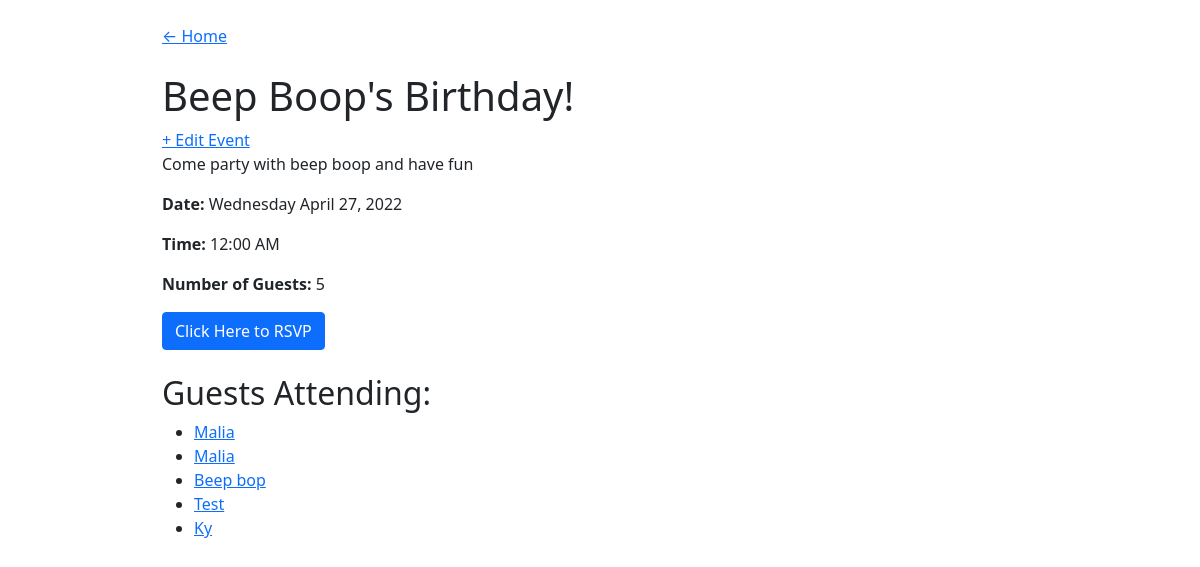
Before: /event/1 with the older database file.
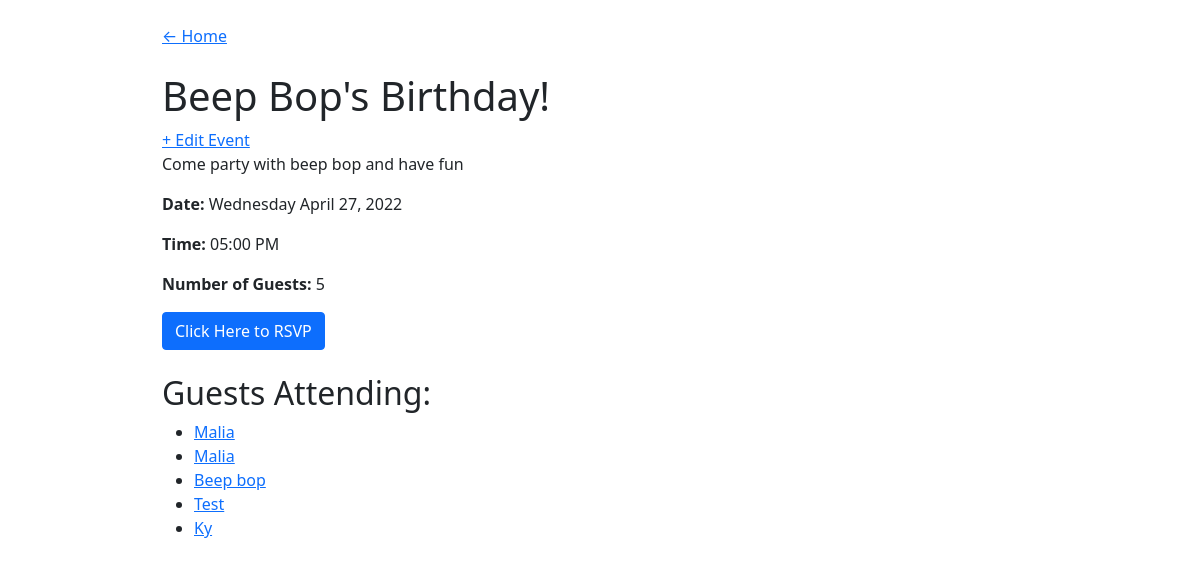
After: the same page with the newer database file.
### events_app/models.py (models this page shows)
class Event(db.Model):
    id = db.Column(db.Integer, primary_key=True)
    title = db.Column(db.String(80), nullable=False)
    description = db.Column(db.String(80), nullable=False)
    date_and_time = db.Column(db.DateTime(timezone=True))
    guests = db.relationship('Guest', secondary = 'guest_events', back_populates="events_attending")
    created_by = db.relationship('Guest', secondary= 'events_created', back_populates="events_hosting")
    event_type = db.Column(db.Enum(EventType), default=EventType.MISC)

### events_app/routes.py (the view)
@main.route('/event/<event_id>', defaults={'error': None})
@main.route('/event/<event_id>/<error>', methods=['GET'])
def event_detail(event_id, error):
    event = Event.query.filter_by(id=event_id).one()
    print(f'error: {error}')
    return render_template('event_detail.html', event=event, error=error)

### events_app/templates/event_detail.html (shortened to what this page needs)
{% extends 'base.html' %}
{% block content %}
<a href="/">← Home</a>
<h1 class="pt-4">{{event.title}}</h1>
<a href="/event/{{event.id}}/edit">+ Edit Event</a>
<p>{{event.description}}</p>
<p><strong>Date:</strong> {{event.date_and_time.strftime('%A %B %d, %Y')}}</p>
<p><strong>Time:</strong> {{event.date_and_time.strftime('%I:%M %p')}}</p>
<p><strong>Number of Guests:</strong> {{event.guests|length}}</p>
<button type="button" class="btn btn-primary" data-bs-toggle="modal" data-bs-target="#RSVPModal">
    Click Here to RSVP
</button>
<h2 class="pt-4">Guests Attending:</h2>
<ul>
    {% for guest in event.guests %}
        <li><a href="/guest/{{ guest.id }}">{{guest.name}}</a></li>
    {% endfor %}
</ul>
{% endblock %}

Changed rows visible on the page:
changed Event: title "Beep Boop's Birthday!" → "Beep Bop's Birthday!"; description "Come party with beep boop and have fun" → "Come party with beep bop and have fun"; date_and_time "12:00 AM" → "05:00 PM"
